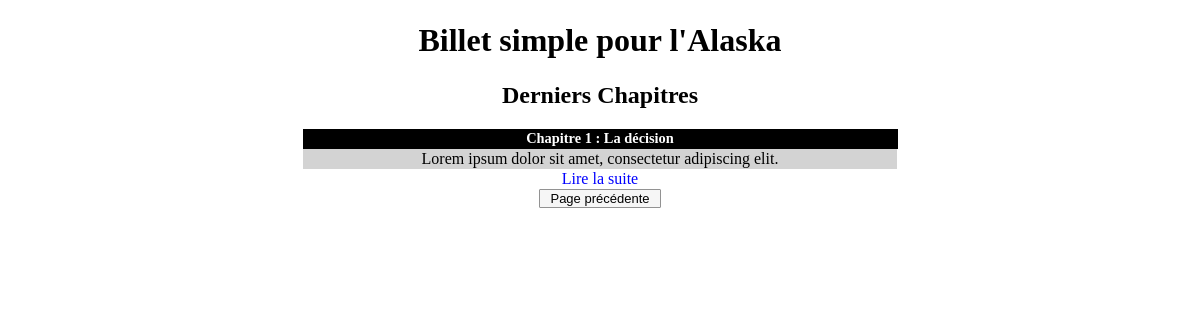
The page /index.php?action=showPage&page=2 on the database its author committed.
### tables this page shows
CREATE TABLE IF NOT EXISTS `posts` (
  `id` int(11) NOT NULL AUTO_INCREMENT,
  `author` text NOT NULL,
  `title` varchar(255) NOT NULL,
  `content` text NOT NULL,
  `textresum` text NOT NULL,
  `creation_date` datetime NOT NULL,
  PRIMARY KEY (`id`)
);

### Controler/PostControler.php (called while the page is built, shortened)
<?php
require_once('./Model/PostManager.php');
class PostControler
{
    private $postManager;
	public function __construct()
	{
		$this->postManager = new PostManager();
	}
	public function showPage($page)
	{
		$nbrPosts = $this->postManager->getPostsCount();
		$limit = 5;
		$nbrPages = ceil($nbrPosts/$limit);
		$offset = ($page > 0 && $page <= $nbrPages) ? ($page - 1) * $limit : 0;
		$posts = $this->postManager->getPostsByPage($limit, $offset);
	        require_once('./View/HomeView.php');
	}
}

### Model/Database.php (called while the page is built, shortened)
<?php
class Database {
	public function __construct(){
		try
        {
            $this-> db=new PDO('mysql:host=localhost;dbname=billetalaska;charset=utf8', 'root', '');
        }
        catch(Exception $e)
        {
            die('Erreur : '.$e->getMessage());
        }
    }
}

### Model/PostManager.php (called while the page is built, shortened)
<?php
require_once ('./Model/Database.php');
require_once ('./Model/PostClass.php');
class PostManager extends Database
{
    public function getPostsCount()
    {
        $req = $this->db->prepare('SELECT COUNT(id) AS count FROM posts');
        $req->execute(array());
        $postCount = $req->fetch();
        return $postCount['count'];
    }
    public function getPostsByPage($limit, $offset)
    {
        $req = $this->db->prepare('SELECT id, title, author, content, textresum, DATE_FORMAT(creation_date, \'%d/%m/%Y\') AS creation_date_fr FROM posts ORDER BY id DESC LIMIT ' .$limit.' OFFSET ' .$offset);
        $req->execute(array());
        $posts = array();
       while ($dbPost = $req-> fetch()){
        $post = new PostClass($dbPost);
        $posts[] = $post;
       }
        return $posts;
    }
}

### Model/model.php (called while the page is built, shortened)
<?php
class Model {
	public function hydrate ($donnees)
	{
		foreach ($donnees as $key => $value)
		{
			$method ='set'.ucfirst($key);
		}
	}
}

### Model/PostClass.php (called while the page is built, shortened)
<?php
require_once ('./Model/Model.php');
class PostClass extends Model {
	private $id;
	private $title;
	private $textresum;
	public function getId(){
		return $this ->id;
	}
	public function getTitle(){
		return $this ->title;
	}
	public function getTextResum(){
		return $this->textresum;
	}
	public function setId($id){
		$this->id = $id;
	}
	public function setTitle($title){
		$this->title = $title;
	}
	public function setTextResum($textresum){
		$this->textresum = $textresum;
	}
}

### View/HomeView.php (the view, shortened to what this page needs)
<!DOCTYPE html>
<html>
<head>
	<link rel="stylesheet" type="text/css" href="./styles.css">
</head>
<body>
	<h1><a class="blogTitle" href="index.php?action=showPage&page=1">Billet simple pour l'Alaska</a></h1>
	<h2>Derniers Chapitres</h2>
		<?php foreach($posts as $post) {?>
			<div>
				<h3><strong><?=htmlspecialchars($post->getTitle())?></strong></h3>
				<p><?= $post->getTextResum() ?></p>
				<a href=<?= "index.php?action=post&id=". $post->getId() ?>> Lire la suite </a>
			</div>
		<?php } ?>
		<?php if ($page > 1) { ?>
        <div><a class="stylebutton" href= <?= "index.php?action=showPage&page=" .($page - 1) ?> > Page précédente</a></div>
    	<?php } ?>
</body>
</html>

### styles.css (style rules this page uses)
h1, h2, h3, h4 { text-align:center; width: auto; }
h3 { background-color:black; color:white; font-size:0.9em; margin: auto; padding: 1.5px 1.5px 1.5px 1.5px; text-align: center; width: 50%; }
p { background-color: lightgrey; margin-top:3px; margin:auto; padding: 1px 1px 1px 1px; text-align: center; width: 50%; }
a { display:block; text-align:center; color:blue; text-decoration:none; margin:auto; width:50%; padding:1px 1px 1px 1px; }
a.stylebutton { border-radius: 1px; border: solid thin #929292; text-shadow: none; background: #F6F6F6; color: buttontext; padding: 3px 8px; margin: 2px; text-decoration: none; font-family: Arial; font-size: 13px; display: block; margin:auto; width:10%; padding:1px 1px 1px 1px; }
a.blogTitle { color:black; }

### rows shown on the page
posts: title "Chapitre 1 : La décision", textresum "Lorem ipsum dolor sit amet, consectetur adipiscing elit."
